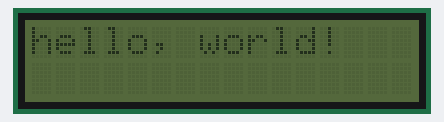
Bench run of a program on a simulated Arduino Nano ESP32. Shown: 16×2 character LCD.

Above: at 0.1 s.
At 5.02 s:
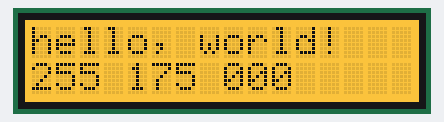
At 10.0 s:
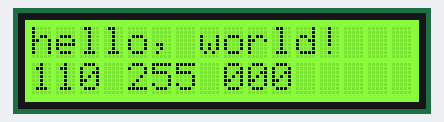
At 19.98 s:
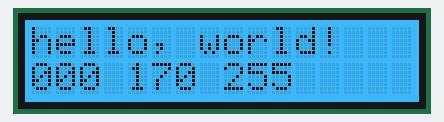
At 29.95 s:
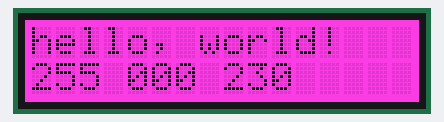
At 39.93 s:
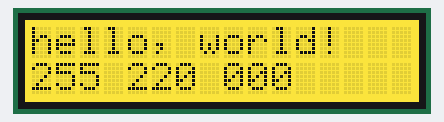

The program:

main.cpp
```cpp
/*

WARNING: This is written to be deployed on an Arduino Nano ESP 32. That's a 3.3V
device. The Grove LCD Display (at least V4 that I'm using - I understand V5
might be 3.3V compatible) operates at 5V. This is therefore intended to work
with a level shifter. See the README for circuit details. Without the level
shifter you run the risk of damaging your microcontroller, depending on how you
wire up your 5 V supply and LCD display with your Arduino.

*/
#include <Arduino.h>
#include <Wire.h>
#include "rgb_lcd.h"

/************************
 * Variables
 ************************/
// The LCD display
rgb_lcd lcd;

/************************
 * Entry point methods
 ************************/
void setup() {
  // Start the IC2 interface
  Wire.begin();
  // Set up the LCD display (16 characters x 2 rows)
  // Start up the display
  lcd.noCursor();
  lcd.noBlink();
  lcd.begin(16, 2);

  // Turn backlight off
  lcd.setRGB(0,0,0);
  // Print a message to the LCD.
  lcd.print("hello, world!");

  delay(1000);

}

void loop() {

  static unsigned char r = 255;
  static unsigned char g = 0;
  static unsigned char b = 0;

  // Set the cursor to column 0, line 1
  lcd.setCursor(0, 1);
  // Print the current RGB values
  lcd.printf("%03d %03d %03d", r, g, b);
  // Rainbow backlight
  static int segment = 0;
  switch (segment) {
    case 0:
      g = g + 5;
      if (g == 255) segment++;
      break;
    case 1:
      r = r - 5;
      if (r == 0) segment++;
      break;
    case 2:
      b = b + 5;
      if (b == 255) segment++;
      break;
    case 3:
      g = g - 5;
      if (g == 0) segment++;
      break;
    case 4:
      r = r + 5;
      if (r == 255) segment++;
      break;
    case 5:
      b = b - 5;
      if (b == 0) segment = 0;
      break;
    default:
      break;
  }
  lcd.setRGB(r,g,b);
  delay(100);
}
```
